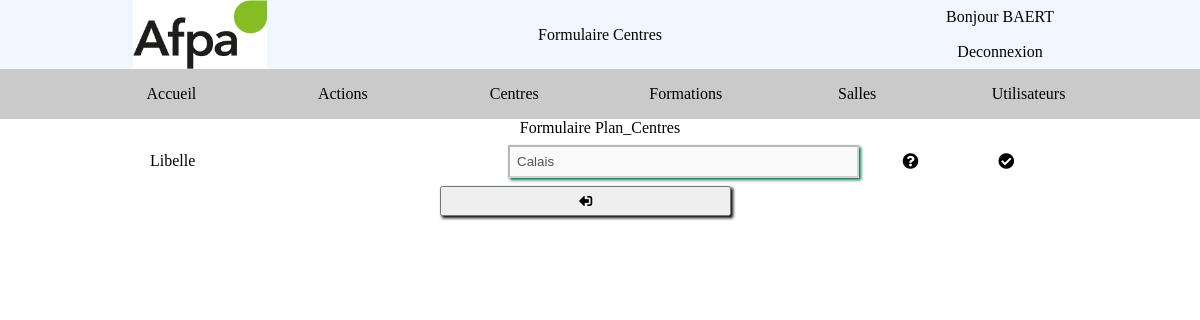
The page /stage/index.php?page=FormPlan_Centres&mode=Afficher&id=2 (signed in) on the database its author committed.
### tables this page shows
CREATE TABLE Plan_Textes(
   idTexte INT AUTO_INCREMENT PRIMARY KEY,
   codeTexte VARCHAR(50) NOT NULL,
   fr VARCHAR(50) NOT NULL,
   en VARCHAR(50)
);

CREATE TABLE Plan_Centres(
   idCentre INT AUTO_INCREMENT PRIMARY KEY,
   libelle VARCHAR(50)  NOT NULL UNIQUE
);

### stage/PHP/MODEL/MANAGER/DAO.Class.php (called while the page is built, shortened)
<?php
class DAO
{
	public static function select(array $nomColonnes, string $table, array $conditions = null, string $orderBy = null, string $limit = null, bool $api = false, bool $debug = false)
	{
		$db = DbConnect::getDb();
		$string = json_encode($nomColonnes) . $table . json_encode($conditions) . $orderBy . $limit . $api . $debug;
		if (strpos($string, ";")) {
			return false;
		} else if (!empty($nomColonnes)  && ($table != null && $table != "")) {
		$cols = self::elementSelect($nomColonnes);
		$t = " FROM " . $table;
		if ($conditions != null) {
			$conditions = self::conditionSelect($conditions);
		}
		$q = $db->query($cols . $t . $conditions . $orderBy . $limit);
		$liste=[];
		while ($donnees = $q->fetch(PDO::FETCH_ASSOC)) {
			if ($donnees != false) {
			if ($api) {
				$liste[] = $donnees;
			} else {
				$liste[] = new $table($donnees);
			}
		}
	}
	return $liste;
}
return false;
}
	private static function elementSelect($tab)
	{
		$temp = "SELECT ";
		foreach ($tab as $uneCol) {
			$temp .= $uneCol . ", ";
		}
		return substr($temp, 0, strlen($temp) - 2);
	}
	private static function conditionSelect($conditions)
	{
		$req = " WHERE ";
		foreach ($conditions as $nomColonne => $valeur)
		{
			if (is_array($valeur))
			{
				$req .= $nomColonne . " IN (" . implode(",",$valeur) . ") AND ";
			} else if (!(strpos($valeur, "%")===false)) {
				$req .= $nomColonne . ' LIKE "' . $valeur . '" AND ';
			} else if (strpos($valeur, "->")) {
				$tab = explode("->", $valeur);
				$req .= $nomColonne . " BETWEEN " . $tab[0] . " AND " . $tab[1] . " AND ";
			} else {
				$req .= $nomColonne . " = \"" . $valeur . "\" AND ";
			}
		}
		$req = substr($req, 0, strlen($req) - 4);
		return $req;
	}
 }

### stage/PHP/MODEL/MANAGER/Plan_TextesManager.Class.php (called while the page is built, shortened)
<?php
class Plan_TextesManager
{
	public static function findByCodes($codeLangue,$codeTexte)
	{
		 $texte=DAO::select([$codeLangue],"Plan_Textes",["codeTexte" => $codeTexte],null,null,true);
		 if($texte==false) return false;
		 return $texte[0][$codeLangue];
	}
}

### stage/PHP/CONTROLLER/CLASSE/Plan_Utilisateurs.Class.php (called while the page is built, shortened)
<?php
class Plan_Utilisateurs
{
	private $_idUtilisateur;
	private $_nom;
	public function getIdUtilisateur()
	{
		return $this->_idUtilisateur;
	}
	public function getNom()
	{
		return $this->_nom;
	}
}

### stage/PHP/MODEL/MANAGER/Plan_CentresManager.Class.php (called while the page is built, shortened)
<?php
class Plan_CentresManager
{
	public static function findById($id)
	{
 		return DAO::select(Plan_Centres::getAttributes(),"Plan_Centres",["idCentre" => $id])[0];
	}
}

### stage/PHP/CONTROLLER/CLASSE/Plan_Centres.Class.php (called while the page is built, shortened)
<?php
class Plan_Centres
{
	private $_libelle;
	public function getLibelle()
	{
		return $this->_libelle;
	}
	public function setLibelle(string $libelle)
	{
		$this->_libelle=$libelle;
	}
	public function hydrate($data)
	{
 		foreach ($data as $key => $value)
		{
 			$methode = "set".ucfirst($key);
		}
	}
}

### stage/PHP/VIEW/FORM/FormPlan_Centres.php (the view, shortened to what this page needs)
<?php
global $regex;
$mode = $_GET['mode'];
$disabled = " ";
switch ($mode) {
	case "Afficher":
	case "Supprimer":
		$disabled = " disabled ";
		break;
}
if (isset($_GET['id'])) {
	$elm = Plan_CentresManager::findById($_GET['id']);
} else {
	$elm = new Plan_Centres();
}
echo '<main class="center">';
echo '<form class="GridForm" action="index.php?page=ActionPlan_Centres&mode='.$_GET['mode'].'" method="post"/>';
echo '<div class="caseForm titreForm col-span-form">Formulaire Plan_Centres</div>';
echo '<label for=Libelle class="caseForm labelForm">'.texte("Libelle").'</label>';
echo '<div class="caseForm donneeForm"><input type="text" '.$disabled .'value="'.$elm->getLibelle().'" name=Libelle pattern="'.$regex["*"].'"></div>';
echo '<div class="caseForm infoForm"><i class="fas fa-question-circle"></i></div>';
echo '<div class="caseForm checkForm"><i class="fas fa-check-circle"></i></div>';
echo '<div class="caseForm col-span-form">
	<div></div>
	<div><a href="index.php?page=ListePlan_Centres"><button type="button"><i class="fas fa-sign-out-alt fa-rotate-180"></i></button></a></div>
	<div class="flex-0-1"></div>';
	echo'<div></div>
	</div>';
echo '</main>';

### stage/PHP/VIEW/GENERAL/Header.php
<body class="colonne">
    <header>
        <div class="mini"></div>
        <div class="mini"><img src="IMG/layout_set_logo.jpg" alt="Logo AFPA"></div>
        <div class="titre center"><?php echo texte($titre); ?></div>
        <div class="colonne mini">
            <?php
            if (isset($_SESSION['utilisateur'])) {
                echo '<div><a class="center" href="index.php?page=FormPlan_Utilisateurs&mode=Afficher&id='.$_SESSION['utilisateur']->getIdUtilisateur().'">'. texte('Bonjour') ." ". $_SESSION['utilisateur']->getNom() . '</a></div>';
                echo '<div><a href="index.php?page=ActionDeconnexion" class="center">'. texte("Deconnexion") .'</a></div>';
            } else {
                echo '<a href="index.php?page=Default" class="center">'. texte("Connexion") .'</a>';
            }
            ?>
        </div>
        <div class="mini"></div>
    </header>

### stage/CSS/root.css (style rules this page uses)
:root { --color: white; --inputCorrect: #04724d; --inputIncorrect: #e94f37; --inputVide: #ffffff4d; --bgc1:#87bb34; --bgc2:aliceblue; --bgc3:#cacaca; --linkColor : black; }
html, main, body, div, a, header, footer, nav, article, section, aside, fieldset, label, input, select, button { display: flex; flex: 1; margin: 0; padding: 0; }
img, video, button { width: 100%; }
.colonne { flex-direction: column; }
.center { justify-content: center; align-items: center; }
.mini { flex: 0.2; }
a { text-decoration : none; color : var(--linkColor); }

### stage/CSS/style.css (style rules this page uses)
body { background-color: var(--color); }
header { background-color: var(--bgc2); }

### stage/CSS/grids.css (style rules this page uses)
.gridListe div,button,a { justify-content: center; align-items: center; }
.GridForm { display : grid; grid-template-columns: 2fr 2fr 0.5fr 0.5fr; grid-gap: 0.5em; }
.GridForm div,button,a { justify-content: center; align-items: center; }

### stage/CSS/form.css (style rules this page uses)
.inputCorrect { box-shadow: 2px 2px 3px var(--inputCorrect); }
input, select, button { box-shadow: 2px 2px 3px black; padding: 0.5em; }
label { align-self: center; }
form { display: grid; grid-template-columns: 1fr 1.5fr; grid-gap: 0.5em; grid-auto-rows: minmax(1em, auto); width: 75%; }
.col-span-form { grid-column: 1/5 ; }

### rows shown on the page
plan_textes: fr "Bonjour"
plan_textes: fr "Deconnexion"
plan_centres: Libelle "Calais"

### other values the page prints
texte($titre) "Formulaire Centres"
$_SESSION['utilisateur']->getNom() "BAERT"
texte("Libelle") "Libelle"
